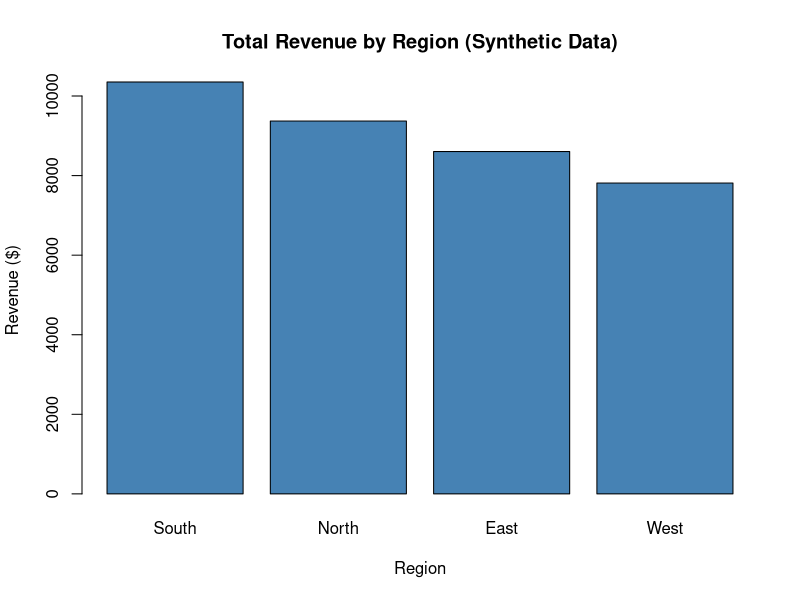

Write R code to recreate this figure.
# AI Assistance Declaration: I used Claude (Anthropic, Claude Sonnet 5.5, October 2026) for drafting and formatting suggestions for the README, the R Markdown documentation and the reflection. Prompts used: see Appendix.md. I verified outputs by running the script in R, knitting the .Rmd to HTML, and rendering the Markdown files with pandoc to check the syntax. All final calculations are done by myself. I am responsible for the accuracy and originality of this work.

# sales_summary.R
# Purpose: Simulate a synthetic sales dataset and summarise revenue by region.
# Inputs : none (data is simulated; no real or personal data is used)
# Outputs: output/revenue_by_region.csv and output/revenue_by_region.png
# Usage  : Rscript scripts/sales_summary.R   (run from the project root)

# 1. Simulate data ------------------------------------------------------------
set.seed(400)
n <- 200

sales <- data.frame(
  order_id   = seq_len(n),
  region     = sample(c("East", "West", "North", "South"), n, replace = TRUE),
  product    = sample(c("Widget", "Gadget", "Gizmo"), n, replace = TRUE),
  units      = rpois(n, lambda = 5) + 1,
  unit_price = round(runif(n, min = 10, max = 50), 2)
)
sales$revenue <- sales$units * sales$unit_price

# 2. Summarise revenue by region ----------------------------------------------
by_region <- aggregate(revenue ~ region, data = sales, FUN = sum)
by_region <- by_region[order(-by_region$revenue), ]
by_region$revenue <- round(by_region$revenue, 2)

# 3. Save results -------------------------------------------------------------
dir.create("output", showWarnings = FALSE)
write.csv(by_region, "output/revenue_by_region.csv", row.names = FALSE)

png("output/revenue_by_region.png", width = 800, height = 500)
barplot(by_region$revenue, names.arg = by_region$region,
        main = "Total Revenue by Region (Synthetic Data)",
        xlab = "Region", ylab = "Revenue ($)", col = "steelblue")
invisible(dev.off())

print(by_region)
